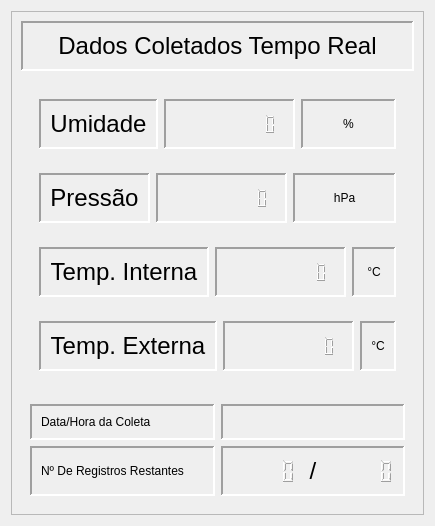
      <widget class="QWidget" name="mostrarDadosTReal">
       <property name="enabled">
        <bool>true</bool>
       </property>
       <attribute name="title">
        <string>Exibir Dados</string>
       </attribute>
       <layout class="QVBoxLayout" name="verticalLayout_2">
        <item>
         <widget class="QFrame" name="frameContainerPrincipalSemLayout">
          <property name="sizePolicy">
           <sizepolicy hsizetype="Expanding" vsizetype="Expanding">
            <horstretch>0</horstretch>
            <verstretch>0</verstretch>
           </sizepolicy>
          </property>
          <property name="frameShape">
           <enum>QFrame::StyledPanel</enum>
          </property>
          <property name="frameShadow">
           <enum>QFrame::Raised</enum>
          </property>
          <layout class="QVBoxLayout" name="verticalLayout_57">
           <item>
            <widget class="QFrame" name="cabecalhoExibirDados">
             <property name="sizePolicy">
              <sizepolicy hsizetype="Preferred" vsizetype="Preferred">
               <horstretch>0</horstretch>
               <verstretch>0</verstretch>
              </sizepolicy>
             </property>
             <property name="frameShape">
              <enum>QFrame::Panel</enum>
             </property>
             <property name="frameShadow">
              <enum>QFrame::Sunken</enum>
             </property>
             <property name="lineWidth">
              <number>2</number>
             </property>
             <layout class="QVBoxLayout" name="verticalLayout_10">
              <item>
               <widget class="QLabel" name="tituloCabecalho_2">
                <property name="font">
                 <font>
                  <pointsize>18</pointsize>
                 </font>
                </property>
                <property name="text">
                 <string>Dados Coletados Tempo Real</string>
                </property>
                <property name="alignment">
                 <set>Qt::AlignCenter</set>
                </property>
               </widget>
              </item>
             </layout>
            </widget>
           </item>
           <item>
            <spacer name="verticalSpacer">
             <property name="orientation">
              <enum>Qt::Vertical</enum>
             </property>
             <property name="sizeType">
              <enum>QSizePolicy::Fixed</enum>
             </property>
             <property name="sizeHint" stdset="0">
              <size>
               <width>18</width>
               <height>4</height>
              </size>
             </property>
            </spacer>
           </item>
           <item>
            <widget class="QFrame" name="frameContainerDados">
             <property name="frameShape">
              <enum>QFrame::NoFrame</enum>
             </property>
             <property name="frameShadow">
              <enum>QFrame::Raised</enum>
             </property>
             <layout class="QVBoxLayout" name="verticalLayout_11">
              <item>
               <widget class="QFrame" name="frameUmidade">
                <property name="frameShape">
                 <enum>QFrame::NoFrame</enum>
                </property>
                <property name="frameShadow">
                 <enum>QFrame::Raised</enum>
                </property>
                <layout class="QHBoxLayout" name="horizontalLayout_7">
                 <item>
                  <widget class="QFrame" name="frame_14">
                   <property name="frameShape">
                    <enum>QFrame::Panel</enum>
                   </property>
                   <property name="frameShadow">
                    <enum>QFrame::Sunken</enum>
                   </property>
                   <property name="lineWidth">
                    <number>2</number>
                   </property>
                   <layout class="QVBoxLayout" name="verticalLayout_9">
                    <item>
                     <widget class="QLabel" name="label_10">
                      <property name="font">
                       <font>
                        <pointsize>18</pointsize>
                       </font>
                      </property>
                      <property name="text">
                       <string>Umidade</string>
                      </property>
                      <property name="alignment">
                       <set>Qt::AlignCenter</set>
                      </property>
                     </widget>
                    </item>
                   </layout>
                  </widget>
                 </item>
                 <item>
                  <widget class="QFrame" name="frame_15">
                   <property name="frameShape">
                    <enum>QFrame::Panel</enum>
                   </property>
                   <property name="frameShadow">
                    <enum>QFrame::Sunken</enum>
                   </property>
                   <property name="lineWidth">
                    <number>2</number>
                   </property>
                   <layout class="QVBoxLayout" name="verticalLayout_16">
                    <item>
                     <widget class="QLCDNumber" name="dadoUmidade">
                      <property name="sizePolicy">
                       <sizepolicy hsizetype="Preferred" vsizetype="Preferred">
                        <horstretch>0</horstretch>
                        <verstretch>0</verstretch>
                       </sizepolicy>
                      </property>
                      <property name="frameShape">
                       <enum>QFrame::NoFrame</enum>
                      </property>
                      <property name="smallDecimalPoint">
                       <bool>false</bool>
                      </property>
                      <property name="digitCount">
                       <number>10</number>
                      </property>
                      <property name="value" stdset="0">
                       <double>0.000000000000000</double>
                      </property>
                     </widget>
                    </item>
                   </layout>
                  </widget>
                 </item>
                 <item>
                  <widget class="QFrame" name="frame_16">
                   <property name="frameShape">
                    <enum>QFrame::Panel</enum>
                   </property>
                   <property name="frameShadow">
                    <enum>QFrame::Sunken</enum>
                   </property>
                   <property name="lineWidth">
                    <number>2</number>
                   </property>
                   <layout class="QVBoxLayout" name="verticalLayout_21">
                    <item>
                     <widget class="QLabel" name="label_15">
                      <property name="text">
                       <string>%</string>
                      </property>
                      <property name="alignment">
                       <set>Qt::AlignCenter</set>
                      </property>
                     </widget>
                    </item>
                   </layout>
                  </widget>
                 </item>
                </layout>
               </widget>
              </item>
              <item>
               <widget class="QFrame" name="framePressao">
                <property name="frameShape">
                 <enum>QFrame::NoFrame</enum>
                </property>
                <property name="frameShadow">
                 <enum>QFrame::Raised</enum>
                </property>
                <layout class="QHBoxLayout" name="horizontalLayout_3">
                 <item>
                  <widget class="QFrame" name="frame_19">
                   <property name="frameShape">
                    <enum>QFrame::Panel</enum>
                   </property>
                   <property name="frameShadow">
                    <enum>QFrame::Sunken</enum>
                   </property>
                   <property name="lineWidth">
                    <number>2</number>
                   </property>
                   <layout class="QHBoxLayout" name="horizontalLayout_5">
                    <item>
                     <widget class="QLabel" name="label_11">
                      <property name="font">
                       <font>
                        <pointsize>18</pointsize>
                       </font>
                      </property>
                      <property name="text">
                       <string>Pressão</string>
                      </property>
                      <property name="alignment">
                       <set>Qt::AlignCenter</set>
                      </property>
                     </widget>
                    </item>
                   </layout>
                  </widget>
                 </item>
                 <item>
                  <widget class="QFrame" name="frame_18">
                   <property name="frameShape">
                    <enum>QFrame::Panel</enum>
                   </property>
                   <property name="frameShadow">
                    <enum>QFrame::Sunken</enum>
                   </property>
                   <property name="lineWidth">
                    <number>2</number>
                   </property>
                   <layout class="QVBoxLayout" name="verticalLayout_17">
                    <item>
                     <widget class="QLCDNumber" name="dadoPressao">
                      <property name="sizePolicy">
                       <sizepolicy hsizetype="Preferred" vsizetype="Preferred">
                        <horstretch>0</horstretch>
                        <verstretch>0</verstretch>
                       </sizepolicy>
                      </property>
                      <property name="frameShape">
                       <enum>QFrame::NoFrame</enum>
                      </property>
                      <property name="digitCount">
                       <number>10</number>
                      </property>
                     </widget>
                    </item>
                   </layout>
                  </widget>
                 </item>
                 <item>
                  <widget class="QFrame" name="frame_17">
                   <property name="frameShape">
                    <enum>QFrame::Panel</enum>
                   </property>
                   <property name="frameShadow">
                    <enum>QFrame::Sunken</enum>
                   </property>
                   <property name="lineWidth">
                    <number>2</number>
                   </property>
                   <layout class="QVBoxLayout" name="verticalLayout_22">
                    <item>
                     <widget class="QLabel" name="label_16">
                      <property name="text">
                       <string>hPa</string>
                      </property>
                      <property name="alignment">
                       <set>Qt::AlignCenter</set>
                      </property>
                     </widget>
                    </item>
                   </layout>
                  </widget>
                 </item>
                </layout>
               </widget>
              </item>
              <item>
               <widget class="QFrame" name="frameTempInterna">
                <property name="frameShape">
                 <enum>QFrame::NoFrame</enum>
                </property>
                <property name="frameShadow">
                 <enum>QFrame::Raised</enum>
                </property>
                <layout class="QHBoxLayout" name="horizontalLayout_2">
                 <item>
                  <widget class="QFrame" name="frame_22">
                   <property name="frameShape">
                    <enum>QFrame::Panel</enum>
                   </property>
                   <property name="frameShadow">
                    <enum>QFrame::Sunken</enum>
                   </property>
                   <property name="lineWidth">
                    <number>2</number>
                   </property>
                   <property name="midLineWidth">
                    <number>0</number>
                   </property>
                   <layout class="QVBoxLayout" name="verticalLayout_14">
                    <item>
                     <widget class="QLabel" name="label_12">
                      <property name="font">
                       <font>
                        <pointsize>18</pointsize>
                       </font>
                      </property>
                      <property name="text">
                       <string>Temp. Interna</string>
                      </property>
                      <property name="alignment">
                       <set>Qt::AlignCenter</set>
                      </property>
                     </widget>
                    </item>
                   </layout>
                  </widget>
                 </item>
                 <item>
                  <widget class="QFrame" name="frame_21">
                   <property name="frameShape">
                    <enum>QFrame::Panel</enum>
                   </property>
                   <property name="frameShadow">
                    <enum>QFrame::Sunken</enum>
                   </property>
                   <property name="lineWidth">
                    <number>2</number>
                   </property>
                   <layout class="QVBoxLayout" name="verticalLayout_18">
                    <item>
                     <widget class="QLCDNumber" name="dadoTempInterna">
                      <property name="sizePolicy">
                       <sizepolicy hsizetype="Preferred" vsizetype="Preferred">
                        <horstretch>0</horstretch>
                        <verstretch>0</verstretch>
                       </sizepolicy>
                      </property>
                      <property name="frameShape">
                       <enum>QFrame::NoFrame</enum>
                      </property>
                      <property name="digitCount">
                       <number>10</number>
                      </property>
                     </widget>
                    </item>
                   </layout>
                  </widget>
                 </item>
                 <item>
                  <widget class="QFrame" name="frame_20">
                   <property name="frameShape">
                    <enum>QFrame::Panel</enum>
                   </property>
                   <property name="frameShadow">
                    <enum>QFrame::Sunken</enum>
                   </property>
                   <property name="lineWidth">
                    <number>2</number>
                   </property>
                   <layout class="QVBoxLayout" name="verticalLayout_23">
                    <item>
                     <widget class="QLabel" name="label_17">
                      <property name="text">
                       <string>°C</string>
                      </property>
                      <property name="alignment">
                       <set>Qt::AlignCenter</set>
                      </property>
                     </widget>
                    </item>
                   </layout>
                  </widget>
                 </item>
                </layout>
               </widget>
              </item>
              <item>
               <widget class="QFrame" name="frameTempExterna">
                <property name="frameShape">
                 <enum>QFrame::NoFrame</enum>
                </property>
                <property name="frameShadow">
                 <enum>QFrame::Raised</enum>
                </property>
                <layout class="QHBoxLayout" name="horizontalLayout">
                 <item>
                  <widget class="QFrame" name="frame_25">
                   <property name="frameShape">
                    <enum>QFrame::Panel</enum>
                   </property>
                   <property name="frameShadow">
                    <enum>QFrame::Sunken</enum>
                   </property>
                   <property name="lineWidth">
                    <number>2</number>
                   </property>
                   <layout class="QVBoxLayout" name="verticalLayout_13">
                    <item>
                     <widget class="QLabel" name="label_13">
                      <property name="font">
                       <font>
                        <pointsize>18</pointsize>
                       </font>
                      </property>
                      <property name="text">
                       <string>Temp. Externa</string>
                      </property>
                      <property name="alignment">
                       <set>Qt::AlignCenter</set>
                      </property>
                     </widget>
                    </item>
                   </layout>
                  </widget>
                 </item>
                 <item>
                  <widget class="QFrame" name="frame_24">
                   <property name="frameShape">
                    <enum>QFrame::Panel</enum>
                   </property>
                   <property name="frameShadow">
                    <enum>QFrame::Sunken</enum>
                   </property>
                   <property name="lineWidth">
                    <number>2</number>
                   </property>
                   <layout class="QVBoxLayout" name="verticalLayout_19">
                    <item>
                     <widget class="QLCDNumber" name="dadoTempExterna">
                      <property name="sizePolicy">
                       <sizepolicy hsizetype="Preferred" vsizetype="Preferred">
                        <horstretch>0</horstretch>
                        <verstretch>0</verstretch>
                       </sizepolicy>
                      </property>
                      <property name="frameShape">
                       <enum>QFrame::NoFrame</enum>
                      </property>
                      <property name="digitCount">
                       <number>10</number>
                      </property>
                     </widget>
                    </item>
                   </layout>
                  </widget>
                 </item>
                 <item>
                  <widget class="QFrame" name="frame_23">
                   <property name="frameShape">
                    <enum>QFrame::Panel</enum>
                   </property>
                   <property name="frameShadow">
                    <enum>QFrame::Sunken</enum>
                   </property>
                   <property name="lineWidth">
                    <number>2</number>
                   </property>
                   <layout class="QVBoxLayout" name="verticalLayout_24">
                    <item>
                     <widget class="QLabel" name="label_18">
                      <property name="text">
                       <string>°C</string>
                      </property>
                      <property name="alignment">
                       <set>Qt::AlignCenter</set>
                      </property>
                     </widget>
                    </item>
                   </layout>
                  </widget>
                 </item>
                </layout>
               </widget>
              </item>
             </layout>
            </widget>
           </item>
           <item>
            <widget class="QFrame" name="frameInformativos">
             <property name="frameShape">
              <enum>QFrame::NoFrame</enum>
             </property>
             <property name="frameShadow">
              <enum>QFrame::Raised</enum>
             </property>
             <layout class="QGridLayout" name="gridLayout">
              <item row="0" column="0">
               <widget class="QFrame" name="frameDataHora">
                <property name="frameShape">
                 <enum>QFrame::Panel</enum>
                </property>
                <property name="frameShadow">
                 <enum>QFrame::Sunken</enum>
                </property>
                <property name="lineWidth">
                 <number>2</number>
                </property>
                <layout class="QVBoxLayout" name="verticalLayout_28">
                 <item>
                  <widget class="QLabel" name="tituloDataHora">
                   <property name="text">
                    <string>Data/Hora da Coleta</string>
                   </property>
                  </widget>
                 </item>
                </layout>
               </widget>
              </item>
              <item row="0" column="1">
               <widget class="QFrame" name="frameDataHoraCorrente">
                <property name="frameShape">
                 <enum>QFrame::Panel</enum>
                </property>
                <property name="frameShadow">
                 <enum>QFrame::Sunken</enum>
                </property>
                <property name="lineWidth">
                 <number>2</number>
                </property>
                <layout class="QVBoxLayout" name="verticalLayout_26">
                 <item>
                  <widget class="QLabel" name="dadosHoraData">
                   <property name="text">
                    <string/>
                   </property>
                   <property name="alignment">
                    <set>Qt::AlignCenter</set>
                   </property>
                  </widget>
                 </item>
                </layout>
               </widget>
              </item>
              <item row="1" column="0">
               <widget class="QFrame" name="frameNRegistros">
                <property name="frameShape">
                 <enum>QFrame::Panel</enum>
                </property>
                <property name="frameShadow">
                 <enum>QFrame::Sunken</enum>
                </property>
                <property name="lineWidth">
                 <number>2</number>
                </property>
                <layout class="QVBoxLayout" name="verticalLayout_15">
                 <item>
                  <widget class="QLabel" name="tituloNRegistrosRestante">
                   <property name="text">
                    <string>Nº De Registros Restantes</string>
                   </property>
                  </widget>
                 </item>
                </layout>
               </widget>
              </item>
              <item row="1" column="1">
               <widget class="QFrame" name="frameContadorRestante">
                <property name="frameShape">
                 <enum>QFrame::Panel</enum>
                </property>
                <property name="frameShadow">
                 <enum>QFrame::Sunken</enum>
                </property>
                <property name="lineWidth">
                 <number>2</number>
                </property>
                <layout class="QHBoxLayout" name="horizontalLayout_4">
                 <item>
                  <widget class="QLCDNumber" name="visorTempoRestante">
                   <property name="sizePolicy">
                    <sizepolicy hsizetype="Preferred" vsizetype="Preferred">
                     <horstretch>0</horstretch>
                     <verstretch>0</verstretch>
                    </sizepolicy>
                   </property>
                   <property name="styleSheet">
                    <string notr="true">color: rgb(246, 245, 244);</string>
                   </property>
                   <property name="frameShape">
                    <enum>QFrame::NoFrame</enum>
                   </property>
                   <property name="digitCount">
                    <number>5</number>
                   </property>
                  </widget>
                 </item>
                 <item>
                  <widget class="QLabel" name="label_19">
                   <property name="font">
                    <font>
                     <pointsize>18</pointsize>
                    </font>
                   </property>
                   <property name="text">
                    <string>/</string>
                   </property>
                   <property name="alignment">
                    <set>Qt::AlignCenter</set>
                   </property>
                  </widget>
                 </item>
                 <item>
                  <widget class="QLCDNumber" name="tempoDefinido">
                   <property name="sizePolicy">
                    <sizepolicy hsizetype="Preferred" vsizetype="Preferred">
                     <horstretch>0</horstretch>
                     <verstretch>0</verstretch>
                    </sizepolicy>
                   </property>
                   <property name="styleSheet">
                    <string notr="true">color: rgb(246, 245, 244);</string>
                   </property>
                   <property name="frameShape">
                    <enum>QFrame::NoFrame</enum>
                   </property>
                  </widget>
                 </item>
                </layout>
               </widget>
              </item>
             </layout>
            </widget>
           </item>
          </layout>
         </widget>
        </item>
       </layout>
      </widget>
